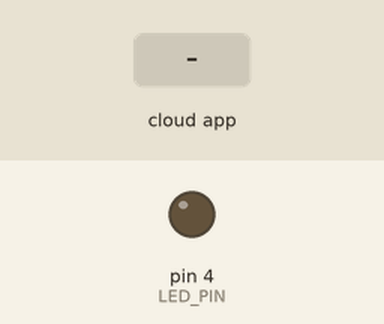
This sketch was run on a simulated Arduino Uno, built for the host (arithmetic inside an expression is 32-bit, double 64-bit). Parts: output pins drawn as LEDs (lit = HIGH). Inputs (shaded band) come from the test bench.

Above: at 2.7 s.
2.8 s: the phone or cloud app sets 0 to 1
At 4.3 s:
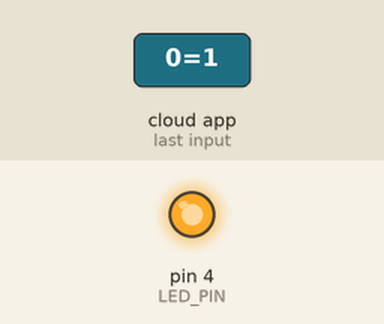
5.0 s: the phone or cloud app sets 0 to 0
At 5.8 s:
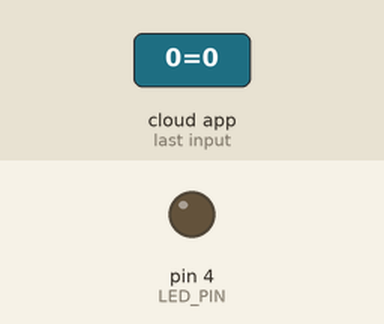
Timing chart, 0 to 8.0 s (numbered marks = the images above; inputs shaded):
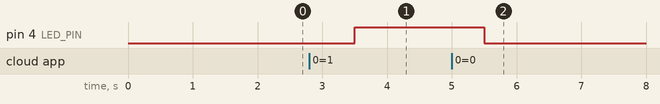

Measured:
- after the input at 2.8 s, pin 4 (LED_PIN): LOW → HIGH after 0.70 s
- after the input at 5.0 s, pin 4 (LED_PIN): HIGH → LOW after 0.50 s

The sketch:

IoTArduino.ino
```cpp
// This example shows how to connect to Cayenne using an Ethernet W5100 shield and send/receive sample data.

//#define CAYENNE_DEBUG
#define CAYENNE_PRINT Serial
#include <CayenneMQTTEthernet.h>
#include <DHT.h>
#include <DHT_U.h>
#define DHTPIN 3
#define LED_PIN 4
#define LIGHT_CHANNEL 0
#define DHT22_CHANNEL 0
#define DHTTYPE DHT22
DHT_Unified dht(DHTPIN, DHTTYPE);

// Cayenne authentication info. This should be obtained from the Cayenne Dashboard.
char username[] = "16831f80-745e-11e8-8fb7-c3a557c9635e";
char password[] = "7a1be4aa7b26b54f5b0f01e3ce781e1722d79f55";
char clientID[] = "bcb42d80-745f-11e8-8458-69a620124a87";

unsigned long lastMillis = 0;

void setup() {
  Serial.begin(9600);
  pinMode(LED_PIN, OUTPUT);
  Cayenne.begin(username, password, clientID);
  dht.begin();
}

void loop() {
  Cayenne.loop();
}

CAYENNE_OUT_DEFAULT()
{
  sensors_event_t event;
  dht.temperature().getEvent(&event);
  Cayenne.celsiusWrite(1, event.temperature);
  dht.humidity().getEvent(&event);
  Cayenne.virtualWrite(2, event.relative_humidity, "rel_hum", "p");
}

CAYENNE_IN(LIGHT_CHANNEL)
{
  int value = getValue.asInt();
  CAYENNE_LOG("Channel %d, pin %d, value %d", LIGHT_CHANNEL, LED_PIN, value);
  // Write the value received to the digital pin.
  digitalWrite(LED_PIN, value);
}
```
